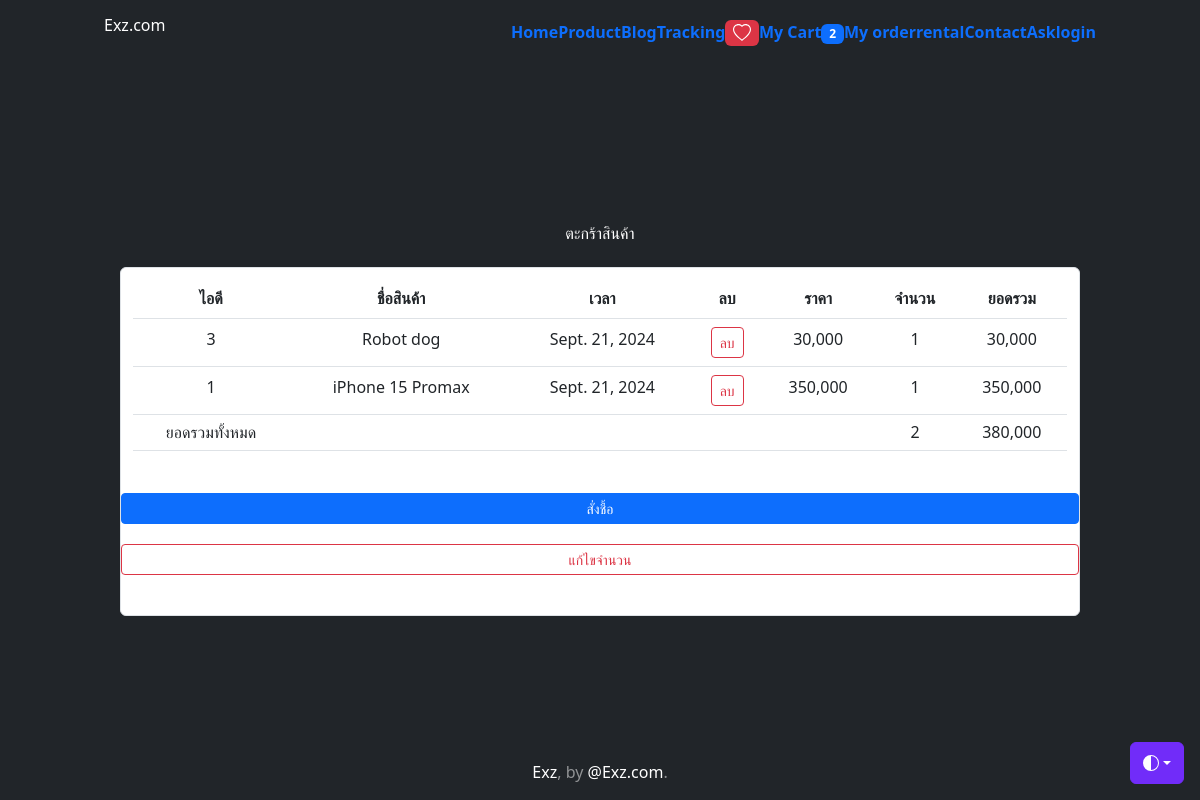
/cart/ (signed in), run on the app's committed database.
### myapp/models.py (models this page shows, shortened)
class Profile(models.Model):
    user = models.OneToOneField(User,on_delete=models.CASCADE)
    photo = models.ImageField(upload_to='profile_photo',null=True, blank=True)
    usertype = models.CharField(max_length=100,default='member')
    interested_in = models.CharField(max_length=100,null=True, blank=True)
    facebook = models.CharField(max_length=100,default='No Facebook')
    address = models.TextField(null=True, blank=True)
    tel = models.CharField(max_length=100,null=True,blank=True)
    cart_quantity = models.IntegerField(default=0)

class Cart(models.Model):
    user = models.ForeignKey(User, on_delete=models.CASCADE)
    product_id = models.CharField(max_length=100, null=True, blank=True)
    product_name = models.CharField(max_length=100, null=True, blank=True)
    price = models.IntegerField(null=True, blank=True)
    quantity = models.IntegerField(null=True, blank=True)
    stamp = models.DateTimeField(auto_now_add=True, blank=True, null=True)
    total = models.IntegerField(null=True, blank=True)

### myapp/views.py (the view, shortened to what this page needs)
# urls.py: path("cart/", MyCart, name="my-cart"),
def MyCart(request):
    username = request.user.username
    user = User.objects.get(username=username)
    context = {}
    mycart = Cart.objects.filter(user=user)
    count = sum([c.quantity for c in mycart])
    total = sum([c.total for c in mycart])
    context["mycart"] = mycart
    context["count"] = count
    context["total"] = total
    return render(request, "myapp/my-cart.html", context)

### myapp/templates/myapp/my-cart.html (shortened to what this page needs)
{% extends 'myapp/base.html' %}
{% load static %}
{% load humanize %}
{% block content %}
    <br />
    <div class="text-color-black">
      <h3>ตะกร้าสินค้า</h3>
    </div>
    <br />
    <div class="container position-relative  text-center text-muted bg-body border border-dashed rounded-2">
      <div style="padding: 5px"></div>
      <table class="table">
          <tr>
            <th>ไอดี</th>
            <th>ชื่อสินค้า</th>
            <th>เวลา</th>
            <th>ลบ</th>
            <th>ราคา</th>
            <th>จำนวน</th>
            <th>ยอดรวม</th>
          </tr>
          {% for pd in mycart %}
          <tr>
            <td>{{pd.product_id}}</td>
            <td>{{pd.product_name}}</td>
            <td>{{pd.stamp | date}}</td>
            <td>
              <form
                method="POST"
                id="form{{pd.product_id}}"
                onsubmit=" confirm('Are you confirm to Delete')"
              >
                <button
                  type="submit"
                  form="form{{pd.product_id}}"
                  class="btn btn-outline-danger btn-sm"
                >
                  ลบ
                </button>
              </form>
            </td>
            <td>{{pd.price|intcomma}}</td>
            <td>{{pd.quantity|intcomma}}</td>
            <td>{{pd.total|intcomma}}</td>
          </tr>
          {% endfor %}
          <tr>
            <td><h5>ยอดรวมทั้งหมด</h5></td>
            <td></td>
            <td></td>
            <td></td>
            <td></td>
            <td><h5>{{count|intcomma}}</h5></td>
            <td><h5>{{total|intcomma}}</h5></td>
          </tr>
      </table>
      <div style="padding: 5px"></div>
      <div class="row text-left">
        <div style="padding: 8px"></div>
        <a href="{% url 'checkout' %}" class="btn btn-primary btn-sm">สั่งชื้อ</a>
        <div style="padding: 10px"></div>
        <a href="{% url 'my-cart-edit' %}" class="btn btn-outline-danger btn-sm"
          >แก้ไขจำนวน</a
        >
      </div>
      <div style="padding: 20px"></div>
    </div>
{% endblock content %}

### myapp/templates/myapp/base.html (shortened to what this page needs)
<!doctype html>
<html lang="en" class="h-100" data-bs-theme="auto">
  <head><script src="https://getbootstrap.com/docs/5.3/assets/js/color-modes.js"></script>
    <link rel="stylesheet" href="https://cdn.jsdelivr.net/npm/@docsearch/css@3">
<link href="https://getbootstrap.com/docs/5.3/dist/css/bootstrap.min.css" rel="stylesheet">
    <link href="https://cdn.jsdelivr.net/npm/tailwindcss@2.2.19/dist/tailwind.min.css" rel="stylesheet">
    <link href="https://getbootstrap.com/docs/5.3/examples/cover/cover.css" rel="stylesheet">
  </head>
  <body class="d-flex h-100 text-center text-bg-dark">
    <div class="dropdown position-fixed bottom-0 end-0 mb-3 me-3 bd-mode-toggle">
      <button class="btn btn-bd-primary py-2 dropdown-toggle d-flex align-items-center"
              id="bd-theme"
              type="button"
              aria-expanded="false"
              data-bs-toggle="dropdown"
              aria-label="Toggle theme (auto)">
        <svg class="bi my-1 theme-icon-active" width="1em" height="1em"><use href="#circle-half"></use></svg>
      </button>
    </div>
<div class="container d-flex w-100 h-100 p-3 mx-auto flex-column">
  <header class="mb-auto">
    <div>
      <h1 class="float-md-start mb-0">Exz.com</h1>
      <nav class="nav nav-masthead justify-content-center float-md-end">
        {% block menubar %}
        <a class="nav-link fw-bold py-1 px-0" aria-current="page" href="{% url 'home' %}">Home</a>
        <a class="nav-link fw-bold py-1 px-0" href="{% url 'all-product' %}">Product</a>
        <a class="nav-link fw-bold py-1 px-0" href="{% url 'post' %}">Blog</a>
        <a class="nav-link fw-bold py-1 px-0" href="{% url 'tracking' %}">Tracking</a>
        {% if user.is_authenticated and user.profile.usertype == 'member' %}
        <a class="nav-link fw-bold py-1 px-0" href="{% url 'wishlist-page' %}"><span class="badge bg-danger">
          </span>
        </a>
          <a class="nav-link fw-bold py-1 px-0" href="{% url 'my-cart' %}">My Cart<span class="badge bg-primary"><font color="white">{{user.profile.cart_quantity}}</font></span></a>
          <a class="nav-link fw-bold py-1 px-0" href="{% url 'cart-order-product' %}">My order</a>
          <a class="nav-link fw-bold py-1 px-0" href="{% url 'all-machine-page' %}">rental </a>
        {% endif %}
        <a class="nav-link fw-bold py-1 px-0" href="{% url 'contact' %}">Contact</a>
        <a class="nav-link fw-bold py-1 px-0" href="{% url 'ask' %}">Ask</a>
          <a class="nav-link fw-bold py-1 px-0" href="{% url 'login' %}">login</a>
        {% endblock menubar %}
      </nav>
    </div>
  </header>
  <main class="px-3 container d-flex w-100 mx-auto flex-column">
    {% block content %}{% endblock content %}
  </main>
  <footer class="mt-auto text-white-50">
    <p><a href="https://facebook.com/Exz" class="text-white">Exz</a>, by <a href="https://x.com/UncleEngineer" class="text-white">@Exz.com</a>.</p>
  </footer>
</div>
    </body>
</html>

### myapp/templates/myapp/base.html (style rules this page uses)
.bi { vertical-align: -.125em; fill: currentColor; }
.btn-bd-primary { --bd-violet-bg: #712cf9; --bd-violet-rgb: 112.520718, 44.062154, 249.437846; --bs-btn-font-weight: 600; --bs-btn-color: var(--bs-white); --bs-btn-bg: var(--bd-violet-bg); --bs-btn-border-color: var(--bd-violet-bg); --bs-btn-hover-color: var(--bs-white); --bs-btn-hover-bg: #6528e0; --bs-btn-hover-border-color: #6528e0; --bs-btn-focus-shadow-rgb: var(--bd-violet-rgb); --bs-btn-active-color: var(--bs-btn-hover-color); --bs-btn-active-bg: #5a23c8; --bs-btn-active-border-color: #5a23c8; }
.bd-mode-toggle { z-index: 1500; }

### data on the page
Cart: product_id "3", product_name "Robot dog", stamp "Sept. 21, 2024", price "30,000", quantity "1", total "30,000"
Cart: product_id "1", product_name "iPhone 15 Promax", stamp "Sept. 21, 2024", price "350,000", quantity "1", total "350,000"

### other printed values
{{ user.profile.cart_quantity }} "2"
{{ count|intcomma }} "2"
{{ total|intcomma }} "380,000"
